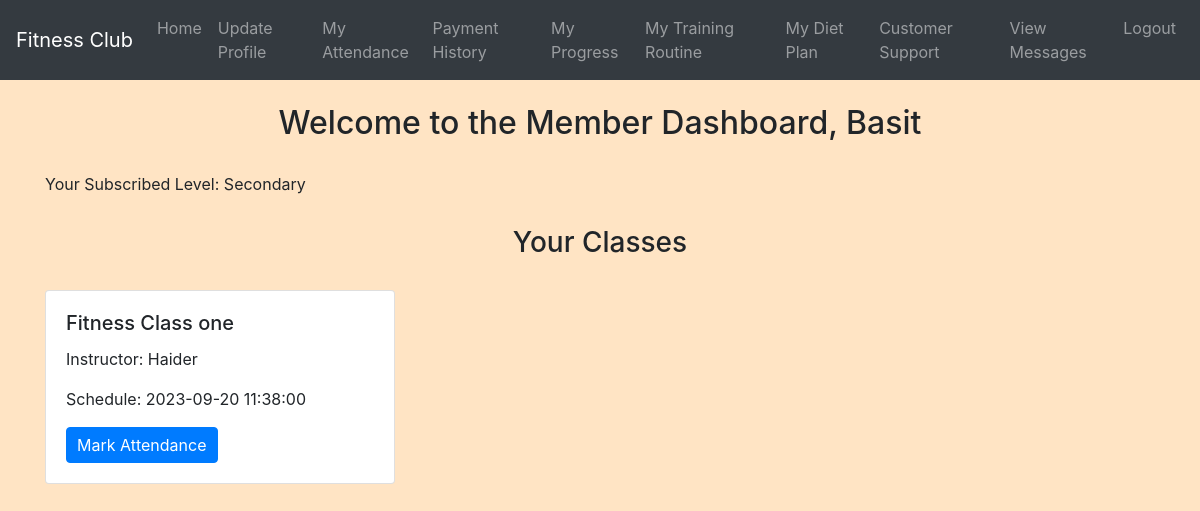
Screenshot of /member_dashboard.php (signed in) with the database file from the repository.
### tables this page shows
CREATE TABLE `membership_levels` (
  `LevelID` int(11) NOT NULL,
  `level_name` varchar(50) NOT NULL,
  `description` text NOT NULL,
  `price` decimal(10,2) NOT NULL,
  `features` text NOT NULL,
  `duration` varchar(50) NOT NULL
);

CREATE TABLE `classes` (
  `ClassID` int(11) NOT NULL,
  `Level_id` int(11) NOT NULL,
  `Class_Name` varchar(100) NOT NULL,
  `Instructor_Name` varchar(100) NOT NULL,
  `Schedule` datetime NOT NULL,
  `Maximum_Capacity` int(11) NOT NULL,
  `Description` text DEFAULT NULL
);

### member_dashboard.php (the view, shortened to what this page needs)
<?php
include('config.php');
$memberID = $_SESSION["member_id"];
$memberName = $_SESSION["member_name"];
$sql = "SELECT membership_level FROM members WHERE MemberID = $memberID";
$result = $conn->query($sql);
if ($result->num_rows == 1) {
    $row = $result->fetch_assoc();
    $memberLevel = $row["membership_level"];
} else {
    $memberLevel = -1;
}
$levelSql = "SELECT level_name FROM membership_levels WHERE LevelID = $memberLevel";
$levelResult = $conn->query($levelSql);
if ($levelResult->num_rows == 1) {
    $levelRow = $levelResult->fetch_assoc();
    $memberSubscribedLevel = $levelRow["level_name"];
} else {
    $memberSubscribedLevel = "N/A";
}
$classSql = "SELECT ClassID, Class_Name, Instructor_Name, Schedule FROM Classes WHERE Level_id = $memberLevel";
$classResult = $conn->query($classSql);
?>
<!DOCTYPE html>
<html lang="en">
<head>
    <link rel="stylesheet" href="https://maxcdn.bootstrapcdn.com/bootstrap/4.5.2/css/bootstrap.min.css">
    <link rel="stylesheet" href="./css/style.css">
</head>
<body>
<?php include('navbar.php'); ?>
<div class="container">
    <h2 class="mt-4">Welcome to the Member Dashboard, <?php echo $memberName; ?></h2>
    <p>Your Subscribed Level: <?php echo $memberSubscribedLevel; ?></p>
    <h3>Your Classes</h3>
    <div class="row">
        <?php
        while ($classRow = $classResult->fetch_assoc()) {
            echo '<div class="col-md-4">';
            echo '<div class="card mb-3">';
            echo '<div class="card-body">';
            echo '<h5 class="card-title">' . $classRow["Class_Name"] . '</h5>';
            echo '<p class="card-text">Instructor: ' . $classRow["Instructor_Name"] . '</p>';
            echo '<p class="card-text">Schedule: ' . $classRow["Schedule"] . '</p>';
            echo '<a href="mark_attendance.php?class_id=' . $classRow["ClassID"] . '" class="btn btn-primary">Mark Attendance</a>';
            echo '</div>';
            echo '</div>';
            echo '</div>';
        }
        ?>
    </div>
</div>
</body>
</html>

### css/style.css (style rules this page uses)
body { background-color: bisque; }
h1, h2, h3, h4 { text-align: center; margin-top: 30px; margin-bottom: 30px; }
.btn-primary { padding: 5px 10px; }

### rows the page displays
membership_levels: level_name "Secondary"
classes: Class_Name "Fitness Class one", Instructor_Name "Haider", Schedule "2023-09-20 11:38:00"

### other values shown
$memberName "Basit"
